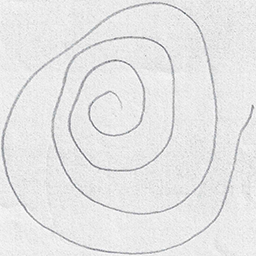
#> input picture CVE cases/OpenCVCVE/ca4938e8-237f-4715-9f91-b8857155fefb/V01PE01.png, 256 x 256 px, given as the content of the folder ca4938e8-237f-4715-9f91-b8857155fefb/V01PE01.png, which was not available
$ python -i detect_parkinsons.py   (imports and definitions only)
#> lines starting #> are read from the running program, lines starting #| are printed output that depends on the picture; after the words box and inside, x2 and y2 are one past the last pixel; in counts of white or black regions, pixels touching at a corner belong together; pictures that were not available may be replaced by others from this repository, and a replacement may not be noted
# USASGE
# python detect_parkinsons.py --dataset dataset/spiral
# python detect_parkinsons.py --dataset dataset/wave

# import the necessary packages
from sklearn.ensemble import RandomForestClassifier
from sklearn.preprocessing import LabelEncoder
from sklearn.metrics import confusion_matrix
from skimage import feature
from imutils import build_montages
from imutils import paths
import requests
import numpy as np
import argparse
import cv2
import os

def quantify_image(image):
	# compute the histogram of oriented gradients feature vector for
	# the input image
	features = feature.hog(image, orientations=9,
		pixels_per_cell=(10, 10), cells_per_block=(2, 2),
		transform_sqrt=True, block_norm="L1")

	# return the feature vector
	return features

def load_split(path):
	# grab the list of images in the input directory, then initialize
	# the list of data (i.e., images) and class labels
	imagePaths = list(paths.list_images(path))
	data = []
	labels = []

	# loop over the image paths
	for imagePath in imagePaths:
		# extract the class label from the filename
		label = imagePath.split(os.path.sep)[-2]

		# load the input image, convert it to grayscale, and resize
		# it to 200x200 pixels, ignoring aspect ratio
		image = cv2.imread(imagePath)
#> image is the input picture: shape (256, 256, 3); mean B, G, R 230, 229.8, 229.8
		image = cv2.cvtColor(image, cv2.COLOR_BGR2GRAY)
#> image: shape (256, 256)
		image = cv2.resize(image, (200, 200))
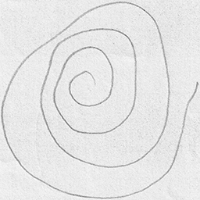
#> image: shape (200, 200); min 107, max 253, mean 229.7

		# threshold the image such that the drawing appears as white
		# on a black background
		image = cv2.threshold(image, 0, 255,
			cv2.THRESH_BINARY_INV | cv2.THRESH_OTSU)[1]
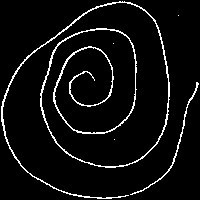
#> image: shape (200, 200); 5.8% white in thin lines or dots

		# quantify the image
		features = quantify_image(image)
#> in quantify_image, `features = feature.hog(image, orientations=9, pixels_per_cell=(10, 10)..`: features = 12996 values, max 1 at index 5418, min 0 at index 0, mean 0.0225

		# update the data and labels lists, respectively
		data.append(features)
		labels.append(label)

	# return the data and labels
	return (np.array(data), np.array(labels))


# === STEP 1: GET PATIENT DATA ===
uuids = ['ca4938e8-237f-4715-9f91-b8857155fefb',\
		]

url_patient_info = "https://demo.openmrs.org/openmrs/ws/rest/v1/patient/"
url_attachment = "https://demo.openmrs.org/openmrs/ws/rest/v1/attachment/"

patient_dict = {}

# [12 lines not run here, left out]
# this is not quite working
"""
print("Getting patients' attachments...")
for uuid in uuids:
	print("Making a call to {}{}".format(url_attachment, uuid))
	r = requests.get("{}{}".format(url_attachment, uuid), auth=('admin', 'Admin123'))
	if (r.status_code < 300 and r.status_code >= 200):
		print(r.json())#['results'])#[0]['uuid'])
	else:
		print("Something went wrong when getting patient information! Status code is {}!".format(r.status_code))
"""
# === END OF STEP 1 ===


# === STEP 2: INITIALIZE AND TRAIN MODEL ===
# construct the argument parser and parse the arguments
ap = argparse.ArgumentParser()
# [5 lines not run here, left out]

# define the path to the training and testing directories
# [1 line that did not run here, left out]
# [1 line that did not run here, left out]

# loading the training and testing data
# [1 line not run here, left out]
# [1 line that did not run here, left out]
# [1 line that did not run here, left out]

# encode the labels as integers
le = LabelEncoder()
# [1 line that did not run here, left out]
# [1 line that did not run here, left out]

# initialize our trials dictionary
trials = {}

# loop over the number of trials to run
# [41 lines not run here, left out]
# === END OF STEP 2 ===


# === STEP 3: ITERATE THROUGH PATIENT'S DRAWINGS AND MAKE PREDICTION ===
testingPaths = list(paths.list_images("./{}/".format(uuids[0]))) # list(paths.list_images(testingPath)) #original code
#print("[DEBUG] testingPaths: {}".format(testingPaths))
idxs = np.arange(0, len(testingPaths))
#idxs = np.random.choice(idxs, size=(25,), replace=False) # original code
images = []
score = 0
# loop over the testing samples
# [33 lines not run here, left out]

# create a montage using 128x128 "tiles" with 5 rows and 5 columns
# montage = build_montages(images, (128, 128), (3,3))[0]#(5, 5))[0]

# show the output montage
#cv2.imshow("Output", montage)
#cv2.waitKey(0)
# === END OF STEP 3 ===

>>> result = load_split('ca4938e8-237f-4715-9f91-b8857155fefb/V01PE01.png')

$ run again, on CVE cases/OpenCVCVE/ca4938e8-237f-4715-9f91-b8857155fefb/V03PE07.png
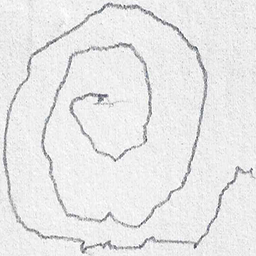
#> input picture CVE cases/OpenCVCVE/ca4938e8-237f-4715-9f91-b8857155fefb/V03PE07.png, 256 x 256 px, given as the content of the folder ca4938e8-237f-4715-9f91-b8857155fefb/V03PE07.png, which was not available
#> in load_split, image is the input picture: shape (256, 256, 3); mean B, G, R 232.1, 231.9, 231.9
#> in load_split, `image = cv2.resize(image, (200, 200))`:
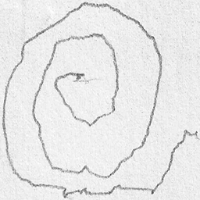
#> image: shape (200, 200); min 78, max 254, mean 231.8
#> in load_split, `image = cv2.threshold(image, 0, 255, cv2.THRESH_BINARY_INV | cv2.THRES..`:
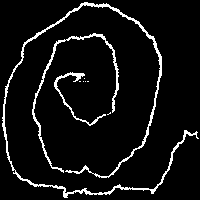
#> image: shape (200, 200); 6.8% white in thin lines or dots
#> in quantify_image, `features = feature.hog(image, orientations=9, pixels_per_cell=(10, 10)..`: features = 12996 values, max 1 at index 7335, min 0 at index 0, mean 0.0197

$ run again, on CVE cases/OpenCVCVE/ca4938e8-237f-4715-9f91-b8857155fefb/V04PE01.png
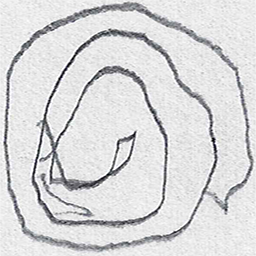
#> input picture CVE cases/OpenCVCVE/ca4938e8-237f-4715-9f91-b8857155fefb/V04PE01.png, 256 x 256 px, given as the content of the folder ca4938e8-237f-4715-9f91-b8857155fefb/V04PE01.png, which was not available
#> in load_split, image is the input picture: shape (256, 256, 3); mean B, G, R 217.8, 216.8, 216.8
#> in load_split, `image = cv2.resize(image, (200, 200))`:
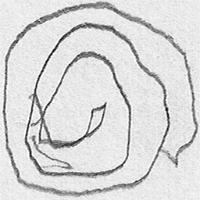
#> image: shape (200, 200); min 2, max 255, mean 216.8
#> in load_split, `image = cv2.threshold(image, 0, 255, cv2.THRESH_BINARY_INV | cv2.THRES..`:
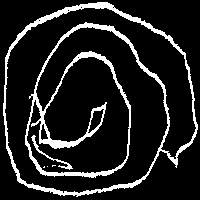
#> image: shape (200, 200); 12.7% white; 5 white regions (3 under 20 px), largest, box (x1, y1, x2, y2) and area: (3, 2, 198, 197) 4940, (31, 135, 73, 170) 148
#> in quantify_image, `features = feature.hog(image, orientations=9, pixels_per_cell=(10, 10)..`: features = 12996 values, max 1 at index 5991, min 0 at index 0, mean 0.0242

$ run again, on CVE cases/OpenCVCVE/ca4938e8-237f-4715-9f91-b8857155fefb/V05PE01.png
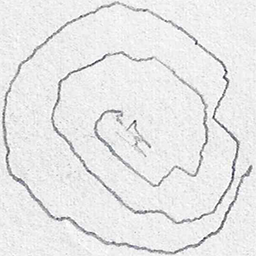
#> input picture CVE cases/OpenCVCVE/ca4938e8-237f-4715-9f91-b8857155fefb/V05PE01.png, 256 x 256 px, given as the content of the folder ca4938e8-237f-4715-9f91-b8857155fefb/V05PE01.png, which was not available
#> in load_split, image is the input picture: shape (256, 256, 3); mean B, G, R 231.5, 231.4, 231.4
#> in load_split, `image = cv2.resize(image, (200, 200))`:
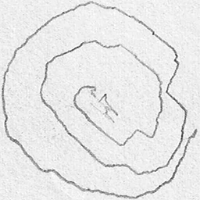
#> image: shape (200, 200); min 59, max 255, mean 231.2
#> in load_split, `image = cv2.threshold(image, 0, 255, cv2.THRESH_BINARY_INV | cv2.THRES..`:
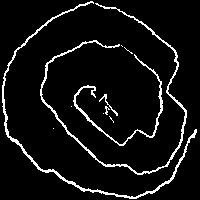
#> image: shape (200, 200); 6.8% white in thin lines or dots
#> in quantify_image, `features = feature.hog(image, orientations=9, pixels_per_cell=(10, 10)..`: features = 12996 values, max 1 at index 9807, min 0 at index 0, mean 0.0214
